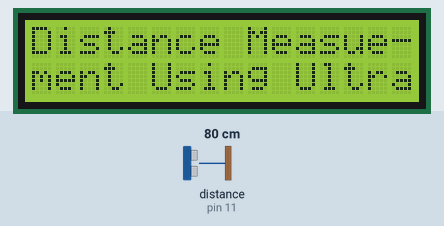
Bench run of a sketch on a simulated Arduino Uno, built with avr-gcc and run on an emulated ATmega328P. Shown: 16×2 character LCD. The test bench sets the inputs (shaded band); at power-on: distance to the obstacle (sensor on pin 11) 80 cm. The echo pulse lasts 58.3 µs per cm; what the sketch prints to the serial monitor is not drawn.

Above: at 3.2 s.
At 13.7 s:
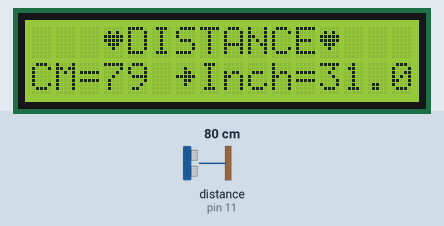
13.8 s: distance to the obstacle (sensor on pin 11) set to 2 cm
At 15.3 s:
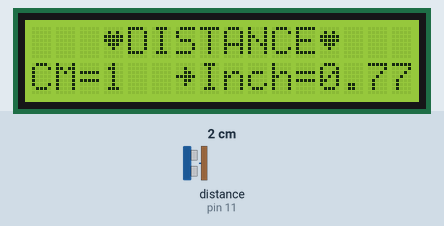
16.8 s: distance to the obstacle (sensor on pin 11) set to 4 cm
At 17.9 s:
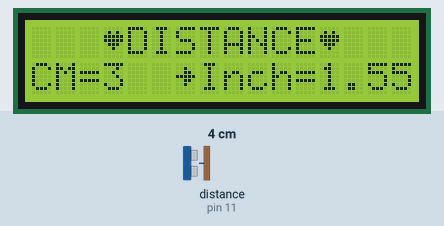
18.7 s: distance to the obstacle (sensor on pin 11) set to 9 cm
At 19.9 s:
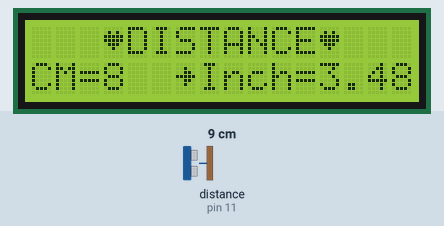
Timing chart, 0 to 21.7 s (numbered marks = the images above; inputs shaded):
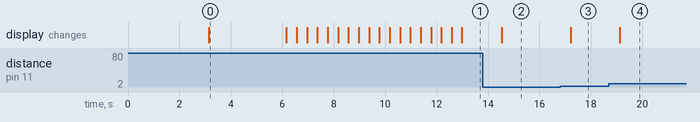

Measured:
- after the input at 13.8 s, the display: changes after 0.73 s (image 2)
- after the input at 16.8 s, the display: changes after 0.42 s (image 3)
- after the input at 18.7 s, the display: changes after 0.43 s (image 4)
- what the display in image 0 shows lasts 3.1 s, from 3.1 s to 6.2 s

The sketch:

Distance_Measurment_Using_ultrasonic_sensor_test_code.ino
```cpp
/*  Distance Measuement Using UltraSonic Sensor
 *  SJV ATAL Project
 *  Code Written By Mr.Ayan das
 *  Date 15/01/2023
 *  FramWork Version 0.0.9
*/


#include <LiquidCrystal_I2C.h> // Library for I2C
#include <Wire.h>              // Library for I2C communication
//========================================================================================
LiquidCrystal_I2C lcd(0x27,16,2); //LCD  Address default 16*2
//========================================================================================
#define echoPin 11    // attach pin D2 Arduino to pin Echo of JSN-SR04T
#define trigPin 12    //attach pin D3 Arduino to pin Trig of JSN-SR04T
//========================================================================================
uint8_t Arrow[8] = {0x0, 0x04 ,0x06, 0x1f, 0x06, 0x04, 0x00, 0x00};   //This Part Make "Binary Vector Arrow Symbol"
uint8_t Heart[8] = {0x0,0xa,0x1f,0x1f,0xe,0x4,0x0};                   //This part make "Binary Vector Heart Symbol"
//========================================================================================
                           // defines variables

long duration;              // variable for the duration of sound wave travel
long int distanceCM;        // variable for the distance measurement CM

float distanceIn;           // variable for the distance measurement Inch
float distanceInch;         // variable for the distance measurement Inch

//========================================================================================
void setup(void) {                 //  Void setup funcation is one time  initialization
  Serial.begin(9600);              // Serial Communication is starting with 9600 of baud rate speed
//========================================================================================
  lcd.init();                      // initialize the lcd
  lcd.clear();                     // LCD Display data 'Clear'
  lcd.backlight();                 // Background LED turn On
//========================================================================================
  lcd.createChar(0, Arrow);        // Inseart the "Binary Vector ArroW" symbol
  lcd.createChar(1, Heart);        // Inseart the "Binary Vector Heart" symbol
  lcd.home();                      // Home the LCD

//========================================================================================
                                 // Print a message to the LCD.

  pinMode(trigPin, OUTPUT);      // Sets the trigPin as an OUTPUT
  pinMode(echoPin, INPUT);       // Sets the echoPin as an INPUT
//========================================================================================
  lcd.clear();                   // Default data Clear
  lcd.setCursor(3,0);            // set cursor 3 colum 0 row
  lcd.print("WELCOME TO");       // print some text in LCD
  Serial.println("WELCOME TO");  // print some text in Serial Monitor
    lcd.setCursor(3,1);          // set cursor 3 colum 1 row
    lcd.write(1);                // Binary Vector Heart Symbol Print
    lcd.setCursor(4,1);          // set cursor 4 colum 1 row
    lcd.print("SJV ATAL");       // print some text in LCD
    Serial.println("SJV ATAL");  // print some text in Serial Monitor
    lcd.setCursor(12,1);         // set cursor 12 colum 1 row
    lcd.write(1);                // Binary Vector Heart Symbol Print
    delay(3000);                 // Delay 3 sec
    lcd.clear();                 // LCD Display data 'Clear
//========================================================================================
Serial.println("Distance Measuement Using UltraSonic Sensor"); // print some text in Serial Monitor
//========================================================================================
 lcd.setCursor(0,0);                                          // set cursor 0 colum 0 row
 lcd.print("Distance Measue-");                               // print some text in LCD
 lcd.setCursor(0,1);                                          // set cursor 0 colum 1 row
 lcd.print("ment Using Ultra");                               // print some text in LCD
 delay(3000);                                                 // Delay 3 sec
 lcd.clear();                                                 // LCD Display data'Clear'

 lcd.setCursor(1,0);                                          // set cursor 1 colum 1 row
 lcd.print("Sonic Sensor");                                   // print some text in LCD
 //========================================================================================
                       //Loading Effect

 lcd.setCursor(0,1);                                          // set cursor 0 colum 1 row
 lcd.write(1);                                                // Binary Vector Heart Symbol Print
 delay(400);                                                  // dealay .400 sec
 lcd.setCursor(1,1);                                          // set cursor 1 colum 1 row
 lcd.write(1);                                                // Binary Vector Heart Symbol Print
 delay(400);                                                  // dealay .400 sec
 lcd.setCursor(2,1);                                          // set cursor 2 colum 1 row
 lcd.write(1);                                                // Binary Vector Heart Symbol Print
 delay(400);                                                  // dealay .400 sec
 lcd.setCursor(3,1);                                          // set cursor 3 colum 1 row
 lcd.write(1);                                                // Binary Vector Heart Symbol Print
 delay(400);                                                  // dealay .400 sec
 lcd.setCursor(4,1);                                          // set cursor 4 colum 1 row
 lcd.write(1);                                                // Binary Vector Heart Symbol Print
 delay(400);                                                  // dealay .400 sec
 lcd.setCursor(5,1);                                          // set cursor 5 colum 1 row
 lcd.write(1);                                                // Binary Vector Heart Symbol Print
 delay(400);                                                  // dealay .400 sec
 lcd.setCursor(6,1);                                          // set cursor 6 colum 1 row
 lcd.write(1);                                                // Binary Vector Heart Symbol Print
 delay(400);                                                  // dealay .400 sec
 lcd.setCursor(7,1);                                          // set cursor 7 colum 1 row
 lcd.write(1);                                                // Binary Vector Heart Symbol Print
 delay(400);                                                  // dealay .400 sec
 lcd.setCursor(8,1);                                          // set cursor 8 colum 1 row
 lcd.write(1);                                                // Binary Vector Heart Symbol Print
 delay(400);                                                  // dealay .400 sec
 lcd.setCursor(9,1);                                          // set cursor 9 colum 1 row
 lcd.write(1);                                                // Binary Vector Heart Symbol Print
 delay(400);                                                  // dealay .400 sec
 lcd.setCursor(10,1);                                         // set cursor 10 colum 1 row
 lcd.write(1);                                                // Binary Vector Heart Symbol Print
 delay(400);                                                  // dealay .400 sec
 lcd.setCursor(11,1);                                         // set cursor 11 colum 1 row
 lcd.write(1);                                                // Binary Vector Heart Symbol Print
 delay(400);                                                  // dealay .400 sec
 lcd.setCursor(12,1);                                         // set cursor 12 colum 1 row
 lcd.write(1);                                                // Binary Vector Heart Symbol Print
 delay(400);                                                  // dealay .400 sec
 lcd.setCursor(13,1);                                         // set cursor 13 colum 1 row
 lcd.write(1);                                                // Binary Vector Heart Symbol Print
 delay(400);                                                  // dealay .400 sec
 lcd.setCursor(14,1);                                         // set cursor 14 colum 1 row
 lcd.write(1);                                                // Binary Vector Heart Symbol Print
 delay(400);                                                  // dealay .400 sec
 lcd.setCursor(15,1);                                         // set cursor 15 colum 1 row
 lcd.write(0);                                                // Binary Vector Arrow Symbol Print
 delay(400);                                                  // dealay .400 sec
 lcd.clear();                                                 // LCD Display data'Clear'

}
//========================================================================================
void loop(void) {

HC_SR04();                    // Call The loop funcation
delay(350);                   // Dealay .350 sec
   lcd.clear();               // LCD Display data'Clear'
   lcd.setCursor(3,0);        // set cursor 3 colum 0 row
   lcd.write(1);              // Binary Vector Heart Symbol Print
   lcd.setCursor(4,0);        // set cursor 3 colum 0 row
   lcd.print("DISTANCE");     // print some text in LCD
   lcd.setCursor(12,0);       // set cursor 12 colum 0 row
   lcd.write(1);              // Binary Vector Heart Symbol Print


   lcd.setCursor(0,1);        // set cursor 0 colum 1 row
   lcd.print("CM=");          // print some text in LCD
   lcd.setCursor(3,1);        // set cursor 3 colum 1 row
   lcd.print(distanceCM);     // print some text in LCD
   lcd.setCursor(6,1);        // set cursor 6 colum 1 row
   lcd.write(0);              // Binary Vector Arrow Symbol Print
   lcd.setCursor(7,1);        // set cursor 7 colum 1 row
   lcd.print("Inch=");        // print some text in LCD
   lcd.setCursor(12,1);       // set cursor 12 colum 1 row
   lcd.print(distanceInch);   // print some text in LCD


  // Serial.print("Distance:- ");  // serial monitor data Print
  // Serial.print(distanceCM);     // serial monitor data Print
  // Serial.print("CM  ");         // serial monitor data Print
  // Serial.print(distanceInch);   // serial monitor data Print
  // Serial.println("Inch");       // serial monitor data Print


}
//========================================================================================
                                //Making Custom  loop  Funcation//

void HC_SR04(void){
  digitalWrite(trigPin, LOW);           // Ultrasonic TrigPin LOW
  delayMicroseconds(2);                 // Delay 2 Microseconds
  digitalWrite(trigPin, HIGH);          // Ultrasonic TrigPin HIGH
  delayMicroseconds(10);                // Delay 10 Microseconds
  digitalWrite(trigPin, LOW);           // Ultrasonic TrigPin LOW
  duration = pulseIn(echoPin, HIGH);    // dected the plusein (pluse input Pin High)

  distanceCM = duration*0.034/2;        // Sound distance  convert into CM

  distanceIn = duration*0.0133;         // Convert into INCH
  distanceInch = distanceIn/2;


}
```
